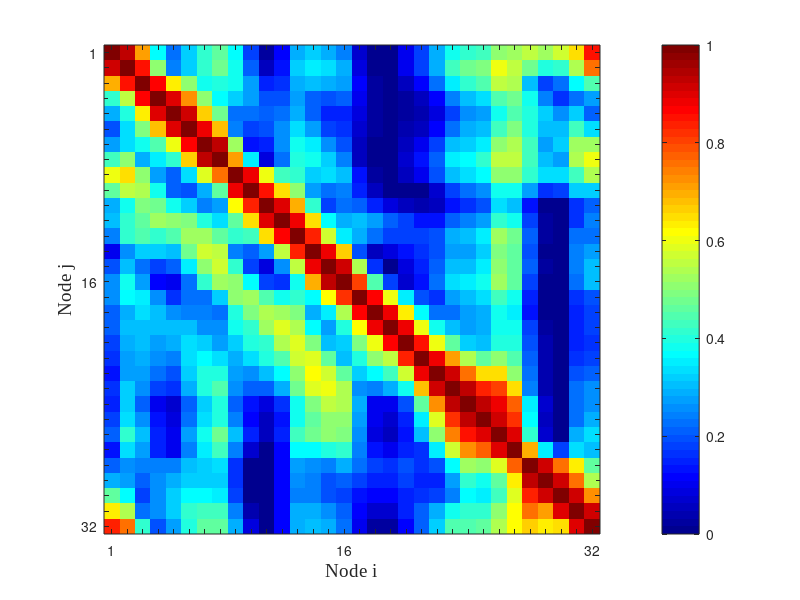

Write MATLAB code to recreate this figure. (Note: this script raises an error after producing the figure.)
%%% Test_Oscillators - Analysis of unconditional GC on a ring of 32 chaotic
%%% oscillators - Synchronization analysis.

%%% load data
load('top_row.mat');

data=double(ts);
fs=100000; % 100 Khz sampling frequency
w=8000; % window to plot
%%% decimation of time series
for tt=1:size(data,1)
    data1(tt,:) = decimate(data(tt,:)',4,'fir');
end
%%% second step of decimation
for tt=1:size(data,1)
    data2(tt,:) = decimate(data1(tt,:)',10,'fir');
end
%%% Cross-correlation analysis

for gg=1:size(ts,1)
    % Hilbert transform
    hx = hilbert(data(gg,:)');
    % calculating the INSTANTANEOUS AMPLITUDE (ENVELOPE)
    inst_amp(:,gg) = abs(hx);
    
end

%%% cross correlation between instantaneous amplitudes
for uu=1:size(ts,1)
    for yy=1:size(ts,1)
        [XX,LAG] = xcorr(inst_amp(:,uu)',inst_amp(:,yy)','normalized');
        [TAU]=find(LAG>=0);
        C(uu,yy)=max(abs(XX(TAU(1):end)));
        [ind(uu,yy)]=find(abs(XX(TAU(1):end))==max(abs(XX(TAU(1):end))));
        
    end
    Cij(uu,:)=mat2gray(C(uu,:)); %normalization 
end
%%% plot of the cross correlation
figure
imagesc(Cij)
colormap(jet)
colorbar
set(gca,'YTick',[1:32],'YTickLabel',{'1','','','','','','','','','','','','','','','16','','','','','','','','','','','','','','','','32'});
set(gca,'XTick',[1:32],'XTickLabel',{'1','','','','','','','','','','','','','','','16','','','','','','','','','','','','','','','','32'});
xlabel('Node i','FontSize',14,'FontName','TimesNewRoman')
ylabel('Node j','FontSize',14,'FontName','TimesNewRoman')

%%% plot of the instanteneous amplitude synchronization
inst_amp=inst_amp';
node_i=1;
node_j=[2 6 9];
figure
for oo=1:length(node_j)
%%% realignment respct to the positive lag for which we have max(Cij)
[X,Y] = alignsignals(inst_amp(node_i,ind(node_j(oo),1):w+ind(node_j(oo),1)),inst_amp(node_j(oo),1:w+ind(node_j(oo),1)),ind(node_j(oo),1));
subplot(3,1,oo)
plot(zscore(X',0,1),'b');hold on;plot(zscore(Y',0,1),'r');
xlim([ind(node_j(oo),1) w])
end

%%% Granger Causality Analysis
%%% !!! IT TAKES A LONG TIME THE SS REPRESENTATION

popt=16; % verified with the previous line
M=size(data2,1);
Y=zscore(data2,0,2)';
tic
%%% VAR model Identification
[Am,S]=idMVAR(Y',popt,0); %OLS 
%%% State space representation of VAR model
[A,C,K,V,Vy] = varma2iss(Am,[],S,eye(M));
% Unconditional GC 
for jj=1:M
    disp(jj)
    for ii=1:M
        if ii~=jj
            ss=1:M;  ss(ismember(ss,[ii,jj]))=[];  % all processes\ (i,j)
            tmp=iss_PCOV(A,C,K,V,[jj]);
            Sj_js=tmp(1,1);
            tmp=iss_PCOV(A,C,K,V,[jj ii]);
            Sj_ijs=tmp(1,1);
            Fi_j(jj,ii)=log(Sj_js/Sj_ijs);
            
        end
    end
end
OLS=Fi_j;
TIME_OLS=toc;

figure
imagesc(OLS)
colormap(jet)
set(gca,'YTick',[1:32],'YTickLabel',{'1','','','','','','','','','','','','','','','16','','','','','','','','','','','','','','','','32'});
set(gca,'XTick',[1:32],'XTickLabel',{'1','','','','','','','','','','','','','','','16','','','','','','','','','','','','','','','','32'});
xlabel('Driver (i)','FontSize',14,'FontName','TimesnewRoman')
ylabel('Target (j)','FontSize',14,'FontName','TimesnewRoman')

%%% Unconditional GC using ANNs
lambda=logspace(1,3,300);
train_p=90;

%%% create input and output matrices
[INPUT,OUTPUT]= Create_Input_Output(Y,p);
%%% create input and output for training and testing sets
[IN_train,OUT_train,IN_test,OUT_test]=Create_train_test_sets(INPUT,OUTPUT,90,1);

%%% initialization of the weights parameters
weights_init=zeros(M*p+1,size(OUTPUT,1));
%%% training of the neural network
Ntrain=1000;
lr=10^-3;
crit=0; % GCV curve minimum
[VARopt,ind,RSS,GCV,df]= GCV_ANN(IN_train,OUT_train,IN_test,OUT_test,weights_init,Ntrain,lambda,lr,crit);
lopt=lambda(ind);
%%% residual covariance matrix
Am=reshape(VARopt,M,[]);
[S]=cov_residual(Y',Am);

%%% plot of GCV function
Fig1=figure;
set(Fig1(1),'Position',[196   469   560   418]);
plot(log10(lambda),GCV,'LineWidth',1.3)
xlabel('log( {\lambda} )');
ylabel('log (GCV)')
hold on
[ind]=find(lambda==lopt);
plot(log10(lopt),GCV(ind),'or','LineWidth',1.7)
tit=sprintf('Selected lambda = %s',num2str(lopt));
title(tit);

% ISS parameters
[A,C,K,V,Vy] = varma2iss(Am,[],S,eye(M)); %

%%% Unconditional GC
for jj=1:M
    for ii=1:M
        if ii~=jj
            ss=1:M;  ss(ismember(ss,[ii,jj]))=[];  % all processes\ (i,j)
            tmp=iss_PCOV(A,C,K,V,[jj ss]);
            Sj_js=tmp(1,1);
            tmp=iss_PCOV(A,C,K,V,[jj ii ss]);
            Sj_ijs=tmp(1,1);
            Fi_j(jj,ii)=log(Sj_js/Sj_ijs);
            
        end
    end
end
TIME_NN=toc;
ANN=Fi_j;
figure
imagesc(ANN)
colormap(jet)
set(gca,'YTick',[1:32],'YTickLabel',{'1','','','','','','','','','','','','','','','16','','','','','','','','','','','','','','','','32'});
set(gca,'XTick',[1:32],'XTickLabel',{'1','','','','','','','','','','','','','','','16','','','','','','','','','','','','','','','','32'});
xlabel('Driver (i)','FontSize',14,'FontName','TimesnewRoman')
ylabel('Target (j)','FontSize',14,'FontName','TimesnewRoman')
